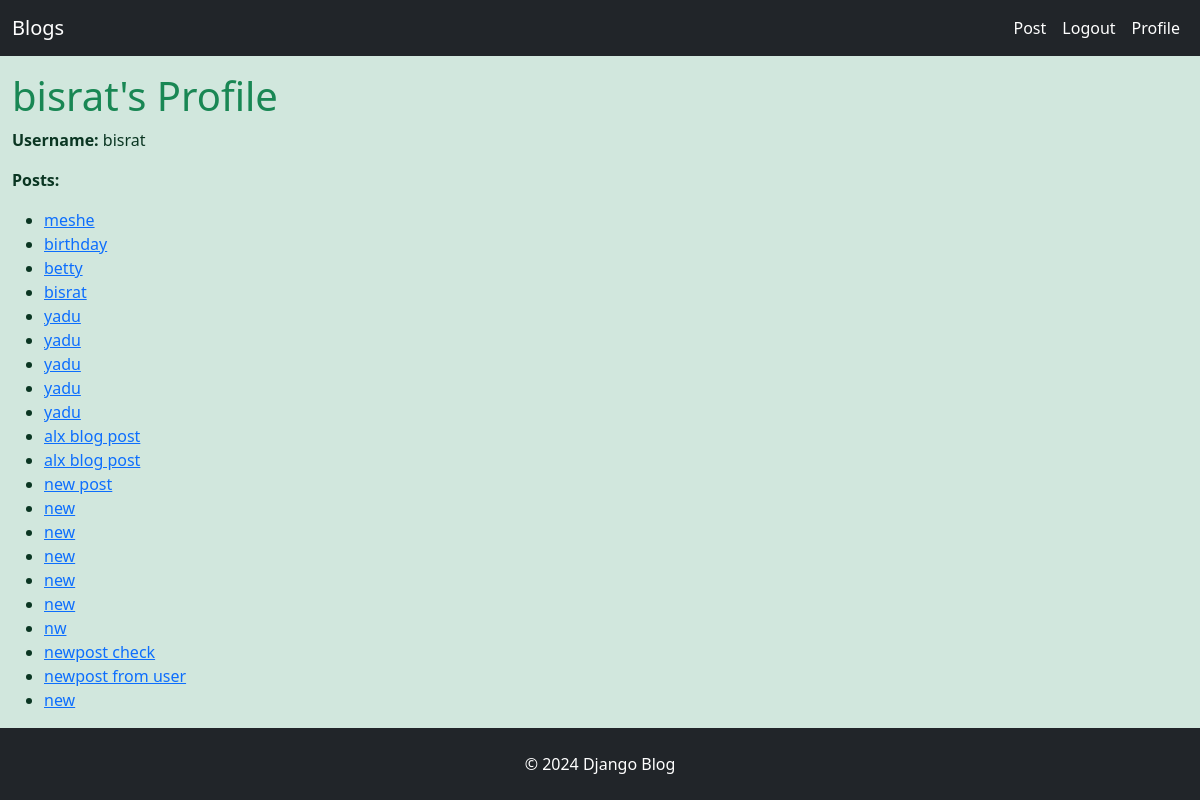
/profile/ (signed in), run on the app's committed database.
### blog/models.py (models this page shows)
class Post(models.Model):
  tags =  TaggableManager()
  title = models.CharField(max_length=200)
  content = models.TextField()
  published_date = models.DateTimeField(auto_now_add=True)
  author = models.ForeignKey('auth.User', on_delete=models.CASCADE)
  created_at = models.DateTimeField(auto_now=True)

### blog/views.py (the view)
# urls.py: path('profile/', views.profile_view, name='profile'),
@login_required
def profile_view(request):
    posts = Post.objects.filter(author=request.user)
    return render(request, 'blog/profile.html', {'posts': posts})

### blog/templates/blog/profile.html (shortened to what this page needs)
{% extends 'blog/base.html' %}
{% block content %}
  <h1 class="mt-3 text-success">{{ request.user.username }}'s Profile</h1>
  <div class="profile-info">
    <p><strong>Username:</strong> {{ request.user.username }}</p>
    <p><strong>Posts:</strong> </p>
    {% if posts %}
      <ul>
        {% for post in posts %}
          <li><a href="{% url 'post_detail' post.id %}">{{ post.title }}</a></li>
        {% endfor %}
      </ul>
    {% else %}
      <p>No posts available. <a href = {% url 'post_create'%}> Create  </a></p>
    {% endif %}
  </div>
{% endblock %}

### data on the page
Post: title "meshe"
Post: title "birthday"
Post: title "betty"
Post: title "bisrat"
Post: title "yadu"
Post: title "yadu"
Post: title "yadu"
Post: title "yadu"
Post: title "yadu"
Post: title "alx blog post"
Post: title "alx blog post"
Post: title "new post"
Post: title "new"
Post: title "new"
Post: title "new"
Post: title "new"
Post: title "new"
Post: title "nw"
Post: title "newpost check"
Post: title "newpost from user"
Post: title "new"

### other printed values
{{ request.user.username }} "bisrat"
